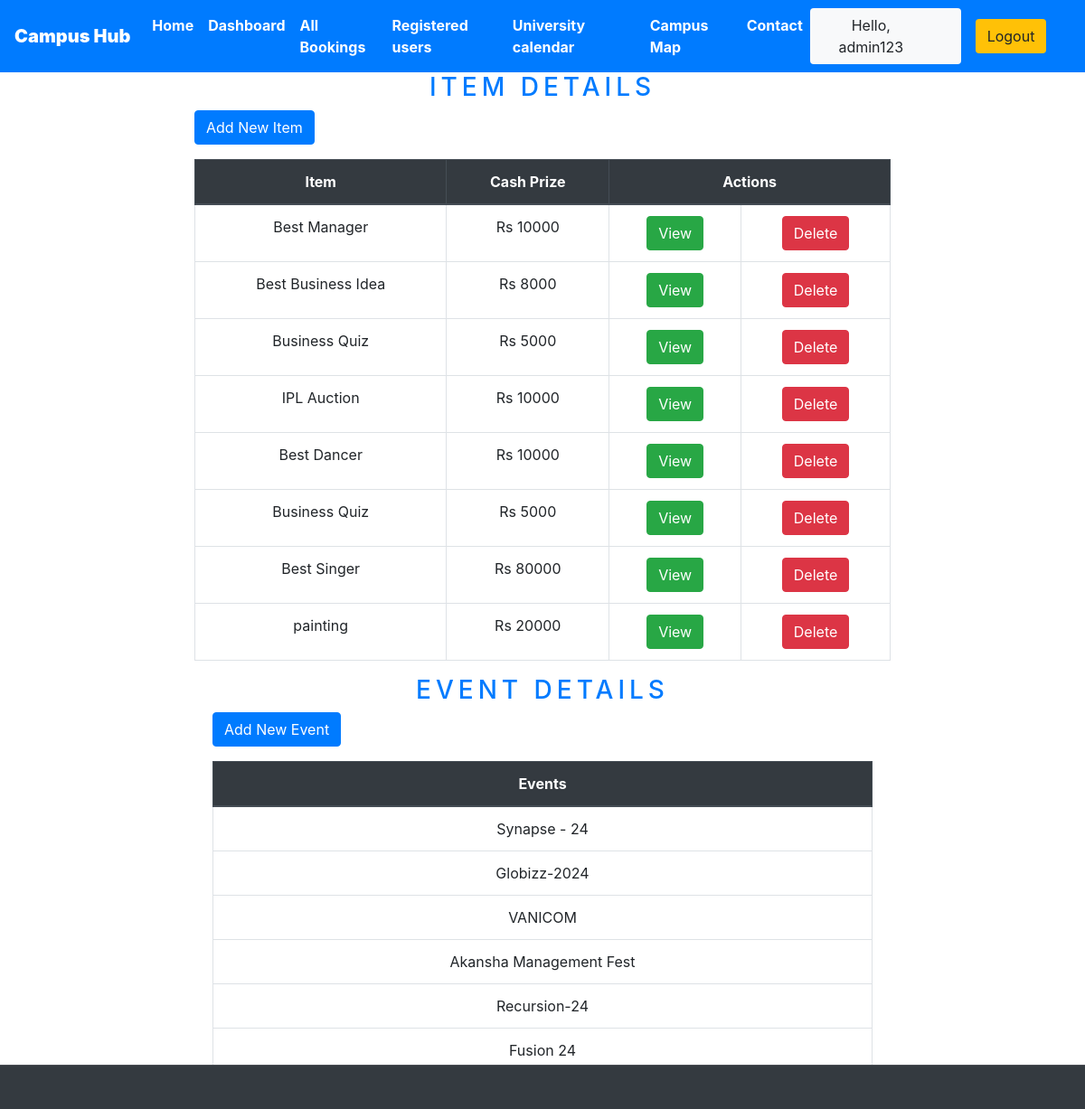
The app's page /staff/panel (signed in) with its own data.
### Myapplication/models.py (models this page shows, shortened)
class Packages(models.Model):
        PACKAGE_STATUS = (
            ("1", "available"),
            ("2", "not available"),
        )
        PACKAGE_TYPE = (
            ("1", "Diamond"),
            ("2", "Gold"),
            ("3", "Silver"),
        )
        package_type = models.CharField(max_length=50, choices=PACKAGE_TYPE)
        capacity = models.IntegerField()
        price = models.IntegerField()
        agency = models.ForeignKey(Agencys, on_delete=models.CASCADE)
        status = models.CharField(choices=PACKAGE_STATUS, max_length=15)
        packagenumber = models.IntegerField()

class Agencys(models.Model):
    name = models.CharField(max_length=30, default="TravelerHub")
    owner = models.CharField(max_length=20)
    location = models.CharField(max_length=50)
    state = models.CharField(max_length=50, default="Kerala")
    country = models.CharField(max_length=50, default="india")

### Myapplication/views.py (the view)
# urls.py: path('staff/panel', views.panel,name="staffpanel"),
@login_required(login_url='/staff')
def panel(request):
    if request.user.is_staff == False:
        return HttpResponse('Access Denied')
    packages = Packages.objects.all()
    total_packages = len(packages)
    available_packages = len(Packages.objects.all().filter(status='1'))
    unavailable_packages = len(Packages.objects.all().filter(status='2'))
    reserved = len(Reservation.objects.all())
    agency = Agencys.objects.values_list('location', 'id').distinct().order_by()
    response = render(request, 'staff/panel.html',
                      {'location': agency, 'reserved': reserved, 'packages': packages, 'total_packages': total_packages,
                       'available': available_packages, 'unavailable': unavailable_packages})
    return HttpResponse(response)

### templates/staff/panel.html (shortened to what this page needs)
{% extends 'basic.html' %} {% block title %} staff panel {% endblock title %}
{%block body %}
<div class="container-fluid">
    <div class="row justify-content-center">
        <div class="col-md-8">
            <h3 class="text-primary text-uppercase text-center" style="letter-spacing: 5px;">ITEM DETAILS</h6>
            <button class="btn btn-primary mb-3" data-toggle="modal" data-target="#newpackage">Add New Item</button>
            <div class="table-container">
                <table class="table table-bordered table-hover text-center">
                    <thead class="thead-dark">
                        <tr>
                            <th>Item</th>
                            <th>Cash Prize</th>
                            <th colspan="3">Actions</th>
                        </tr>
                    </thead>
                    <tbody>
                        {% if packages %}
                        {% for each_package in packages %}
                        <tr>
                            <td>{{each_package.package_type}}</td>
                            <td>Rs {{each_package.price}}</td>
                            <td>
                                <a href="/staff/panel/view-package?packageid={{each_package.id}}" class="btn btn-success">View</a>
                            </td>
                            <td>
                                <a href="/staff/panel/delete_package?packageid={{each_package.id}}" class="btn btn-danger">Delete</a>
                            </td>
                        </tr>
                        {% endfor %}
                        {% endif %}
                    </tbody>
                </table>
            </div>
        </div>
    </div>
</div>
<div class="container">
    <div class="row justify-content-center">
        <div class="col-md-8">
            <h3 class="text-primary text-uppercase text-center" style="letter-spacing: 5px;">EVENT DETAILS</h6>
            <button
            class="btn btn-group btn-primary float-left mb-3"
            data-toggle="modal"
            data-target="#newlocation"
            >
            Add New Event
            </button>
            <div class="table-responsive mt-4 mb-4">
                <table class="table table-bordered table-hover text-center">
                    <thead class="thead-dark">
                        <tr>
                            <th>Events</th>
                        </tr>
                    </thead>
                    <tbody>
                        {% for each_location, each_id in location %}
                        <tr>
                            <td> {{ each_location }}</td>
                        </tr>
                        {% endfor %}
                    </tbody>
                </table>
            </div>
        </div>
    </div>
</div>
  {% endblock body %}

### templates/basic.html (shortened to what this page needs)
{% load static %}
<!DOCTYPE html>
<html lang="en">
<head>
    <link rel="stylesheet" href="https://use.fontawesome.com/releases/v5.7.0/css/all.css">
    <link rel="stylesheet" href="{% static 'bootstrap/bootstrap.css' %}">
    <link rel="stylesheet" href="https://maxcdn.bootstrapcdn.com/bootstrap/4.5.0/css/bootstrap.min.css">
</head>
<body>
    <div class="container-fluid px-0">
        <nav class="navbar navbar-expand-lg navbar-dark bg-primary font-weight-bold">
            <a class="navbar-brand text-bold bg-black" href="/"><b>Campus Hub</b></a>
            <div class="collapse navbar-collapse" id="navbarSupportedContent">
                <ul class="navbar-nav mr-auto">
                    <li class="nav-item active">
                        <a class="nav-link text-bold" href="/home">Home</a>
                    </li>
                    {% if user.is_staff %}
                    <li class="nav-item active">
                        <a class="nav-link text-bold" href="/staff/panel">Dashboard</a>
                    </li>
                    {% elif user.is_staff == False and user.is_authenticated %}
                    <li class="nav-item active">
                        <a class="nav-link text-bold" href="/user/bookings">My Bookings</a>
                    </li>
                    {% endif %}
                    {% if user.is_staff %}
                    <li class="nav-item active">
                        <a class="nav-link text-bold" href="/staff/allbookings">All Bookings</a>
                    </li>
                    {% endif %}
                    {% if user.is_staff %}
                    <li class="nav-item active">
                        <a class="nav-link text-bold" href="/staff/userInformations">Registered users</a>
                    </li>
                    {% endif %}
                    <li class="nav-item active">
                        <a class="nav-link text-bold" href="">University calendar</a>
                    </li>
                    <li class="nav-item active">
                        <a class="nav-link text-bold" href="{% url 'map' %}">Campus Map</a>
                    </li>
                    <li class="nav-item active">
                        <a class="nav-link text-bold" href="/contact">Contact</a>
                    </li>
                </ul>
                {% if user.is_authenticated %}
                <button class="btn btn-group bg-light" data-toggle="modal" data-target="#forlogin">
                    Hello, {{ request.user }}
                    <a href="/logout" class="nav-link">
                        <button class="btn btn-group bg-warning" data-toggle="modal" data-target="#forlogin">
                            Logout
                        </button>
                    </a>&nbsp; &nbsp;
                </button>
                {% endif %}
            </div>
        </nav>
    </div>
    {% block body %}
    {% endblock body %}
    <footer class="footer fixed-bottom">
        <div class="container-fluid bg-dark text-white border-top py-4 px-sm-3 px-md-5" style="border-color: rgba(256, 256, 256, .1) !important;">
        </div>
    </footer>
</body>
</html>

### templates/basic.html (style rules this page uses)
a { text-decoration: none; }

### records on screen
Packages: package_type "Best Manager", price "10000"
Packages: package_type "Best Business Idea", price "8000"
Packages: package_type "Business Quiz", price "5000"
Packages: package_type "IPL Auction", price "10000"
Packages: package_type "Best Dancer", price "10000"
Packages: package_type "Business Quiz", price "5000"
Packages: package_type "Best Singer", price "80000"
Packages: package_type "painting", price "20000"
Agencys: location "Synapse - 24"
Agencys: location "Globizz-2024"
Agencys: location "VANICOM"
Agencys: location "Akansha Management Fest"
Agencys: location "Recursion-24"
Agencys: location "Fusion 24"

### other values on screen
{{ request.user }} "admin123"
